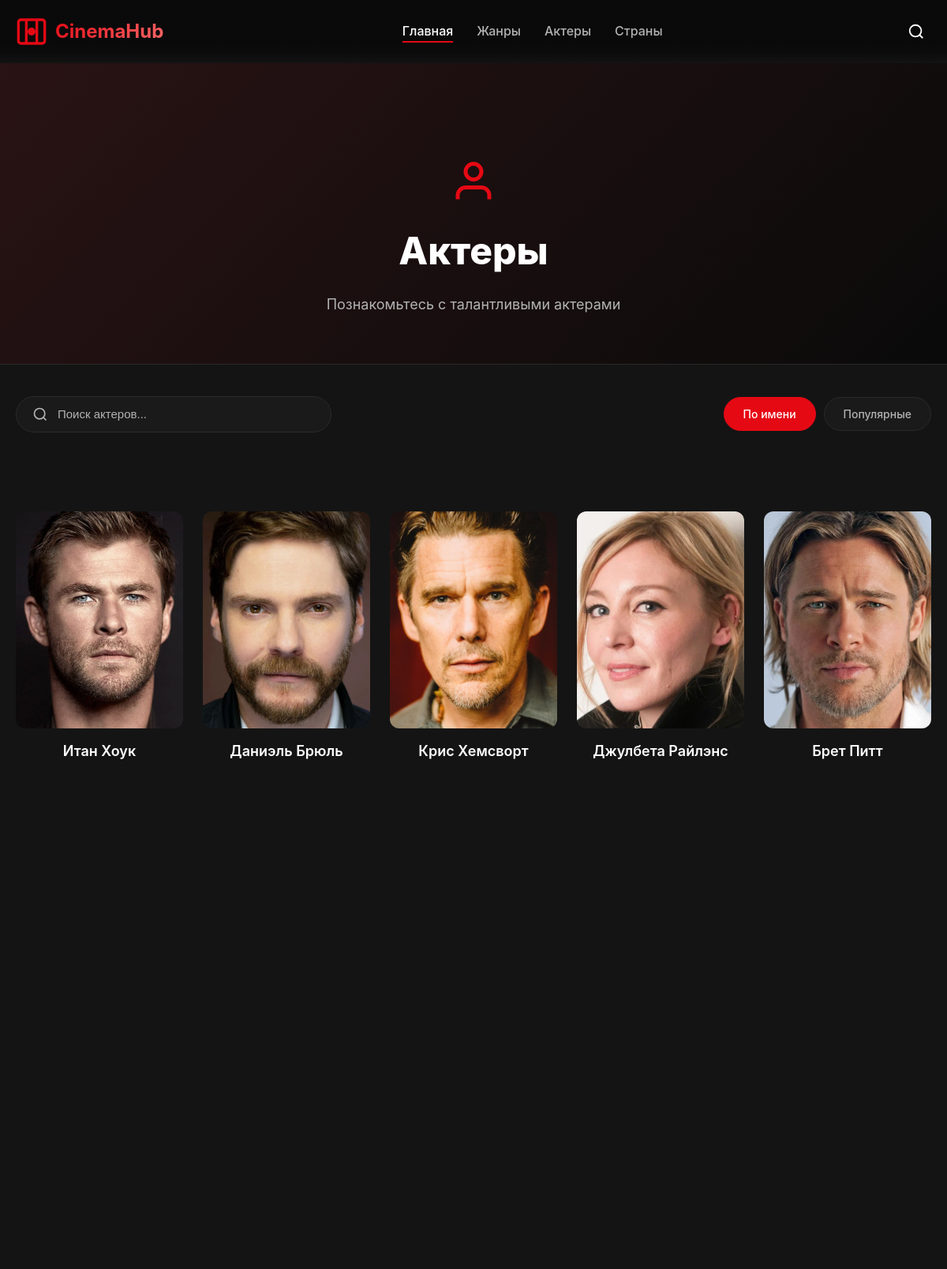
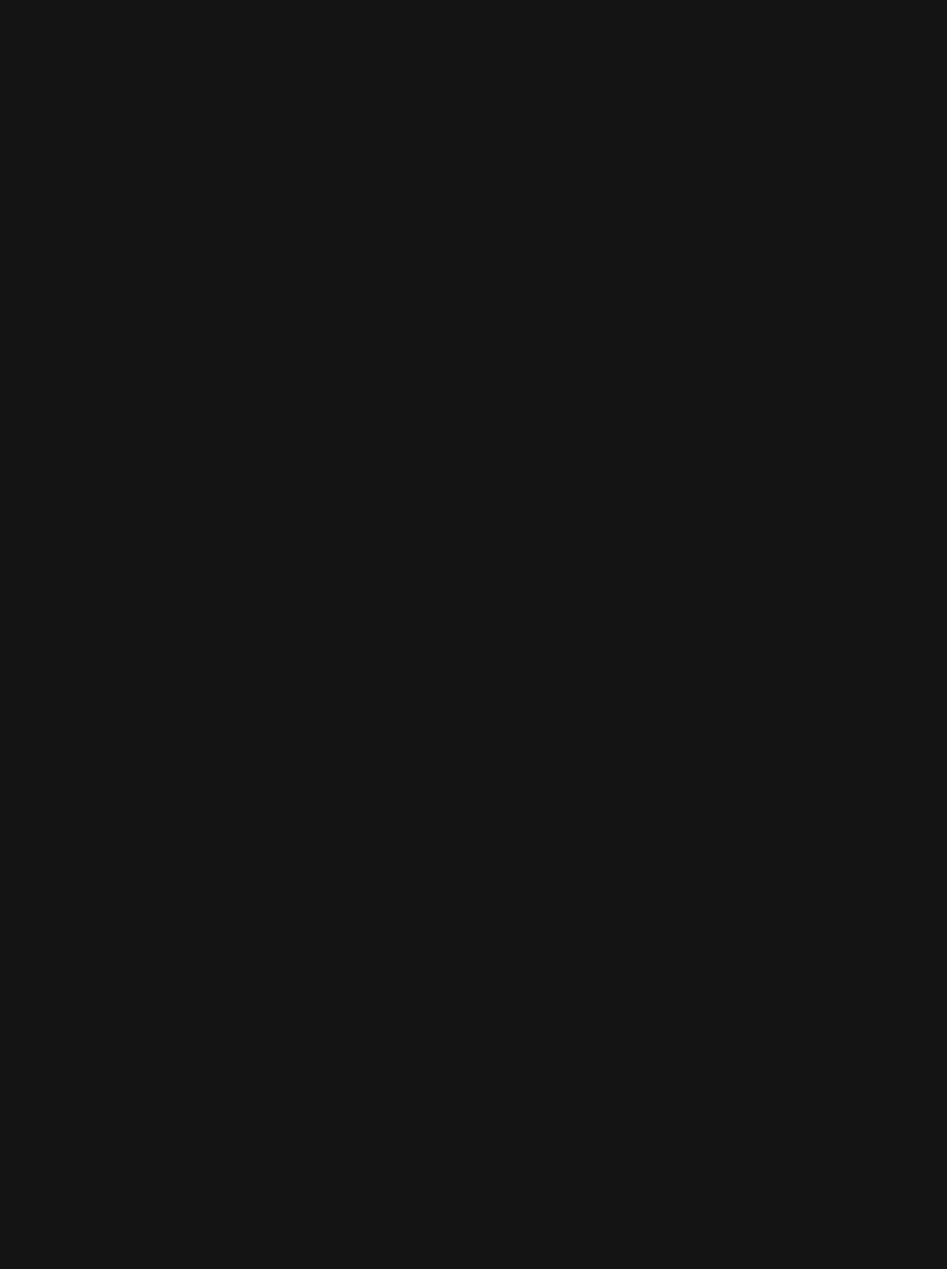
The page /actors/ (upper part) on the database its author committed (2 pictures, top to bottom).
### movie/models.py (models this page shows, shortened)
class Actors(models.Model):
    full_name = models.CharField(max_length=250,)
    slug = models.SlugField(unique=True,blank=True)
    biography = models.TextField()
    image = models.ImageField(upload_to='actors/')

### movie/views.py (the view)
# urls.py: path('actors/',actors,name='actors'),
def actors(request):
    actors = Actors.objects.all()
    return render(request, 'actors.html', {'actors': actors} )

### templates/actors.html (shortened to what this page needs)
{% extends 'base.html' %}
{% load static %}
{% block content %}
    <link rel="stylesheet" href="{% static 'css/home.css' %}">
    <link rel="stylesheet" href="{% static 'css/actors.css' %}">
    <main class="main-content">
        <section class="page-header">
            <div class="container">
                <div class="page-header-content">
                    <div class="page-icon">
                        <svg width="60" height="60" viewBox="0 0 24 24" fill="none" stroke="currentColor" stroke-width="2">
                            <path d="M20 21v-2a4 4 0 0 0-4-4H8a4 4 0 0 0-4 4v2"></path>
                            <circle cx="12" cy="7" r="4"></circle>
                        </svg>
                    </div>
                    <h1 class="page-title">Актеры</h1>
                    <p class="page-subtitle">Познакомьтесь с талантливыми актерами</p>
                </div>
            </div>
        </section>
        <section class="actors-controls">
            <div class="container">
                <div class="controls-wrapper">
                    <div class="search-actors">
                        <svg width="20" height="20" viewBox="0 0 24 24" fill="none" stroke="currentColor" stroke-width="2">
                            <circle cx="11" cy="11" r="8"></circle>
                            <path d="m21 21-4.35-4.35"></path>
                        </svg>
                        <input type="text" id="actorSearch" placeholder="Поиск актеров..." class="actor-search-input">
                    </div>
                    <div class="sort-options">
                        <button class="sort-btn active" data-sort="name">По имени</button>
                        <button class="sort-btn" data-sort="popular">Популярные</button>
                    </div>
                </div>
            </div>
        </section>
        <section class="actors-section">
            <div class="container">
                <div class="actors-grid" id="actorsGrid">
                    {% for actor in actors %}
                    <div class="actor-card" data-name="{{ actor.full_name|lower }}">
                        <a href="/actor/{{ actor.slug }}/" class="actor-link">
                            <div class="actor-image-wrapper">
                                {% if actor.image %}
                                <img src="{{ actor.image.url }}" alt="{{ actor.full_name }}" class="actor-image" loading="lazy">
                                {% else %}
                                <img src="{% static 'images/no-actor.jpg' %}" alt="{{ actor.full_name }}" class="actor-image" loading="lazy">
                                {% endif %}
                            </div>
                            <div class="actor-info">
                                <h3 class="actor-name">{{ actor.full_name }}</h3>
                            </div>
                        </a>
                    </div>
                    {% endfor %}
                </div>
            </div>
        </section>
    </main>
{% endblock %}

### static/css/home.css (style rules this page uses)
* { margin: 0; padding: 0; box-sizing: border-box; }
:root { --primary-color: #e50914; --secondary-color: #f5f5f1; --dark-bg: #141414; --darker-bg: #0a0a0a; --card-bg: #1a1a1a; --text-primary: #ffffff; --text-secondary: #b3b3b3; --hover-color: #b20710; --border-color: #2a2a2a; }
body { font-family: -apple-system, BlinkMacSystemFont, 'Segoe UI', Roboto, 'Helvetica Neue', Arial, sans-serif; background-color: var(--dark-bg); color: var(--text-primary); line-height: 1.6; overflow-x: hidden; }
.container { max-width: 1400px; margin: 0 auto; padding: 0 20px; }
a { text-decoration: none; color: inherit; transition: all 0.3s ease; }
button { border: none; cursor: pointer; font-family: inherit; transition: all 0.3s ease; }
img { max-width: 100%; display: block; }
.main-content { padding-top: 80px; }

### static/css/actors.css (style rules this page uses)
.page-header { padding: 120px 0 60px; background: linear-gradient(135deg, rgba(229, 9, 20, 0.1) 0%, rgba(10,10,10,1) 100%); border-bottom: 1px solid var(--border-color); }
.page-header-content { text-align: center; }
.page-icon { display: inline-flex; margin-bottom: 20px; color: var(--primary-color); animation: fadeInDown 0.6s ease; }
.page-title { font-size: 48px; font-weight: 800; margin-bottom: 15px; color: var(--text-primary); animation: fadeInUp 0.6s ease 0.1s backwards; }
.page-subtitle { font-size: 18px; color: var(--text-secondary); animation: fadeInUp 0.6s ease 0.2s backwards; }
.actors-controls { padding: 40px 0; background: var(--dark-bg); }
.controls-wrapper { display: flex; justify-content: space-between; align-items: center; gap: 20px; flex-wrap: wrap; }
.search-actors { flex: 1; max-width: 400px; position: relative; display: flex; align-items: center; background: var(--card-bg); border: 1px solid var(--border-color); border-radius: 25px; padding: 12px 20px; transition: all 0.3s ease; }
.search-actors svg { color: var(--text-secondary); margin-right: 12px; }
.actor-search-input { flex: 1; background: transparent; border: none; color: var(--text-primary); font-size: 15px; outline: none; }
.actor-search-input::placeholder { color: var(--text-secondary); }
.sort-options { display: flex; gap: 10px; }
.sort-btn { padding: 12px 24px; background: var(--card-bg); border: 1px solid var(--border-color); border-radius: 25px; color: var(--text-secondary); font-weight: 500; font-size: 14px; cursor: pointer; transition: all 0.3s ease; }
.sort-btn:hover, .sort-btn.active { background: var(--primary-color); border-color: var(--primary-color); color: white; }
.actors-section { padding: 60px 0 80px; background: var(--dark-bg); min-height: 600px; }
.actors-grid { display: grid; grid-template-columns: repeat(auto-fill, minmax(220px, 1fr)); gap: 30px; }
.actor-card { opacity: 1; transform: translateY(0); transition: all 0.3s ease; }
.actor-link { display: block; text-decoration: none; }
.actor-image-wrapper { position: relative; padding-top: 130%; overflow: hidden; border-radius: 12px; background: var(--card-bg); transition: all 0.3s ease; }
.actor-image { position: absolute; top: 0; left: 0; width: 100%; height: 100%; object-fit: cover; transition: transform 0.5s ease; }
.actor-info { padding: 15px 0; }
.actor-name { font-size: 18px; font-weight: 600; color: var(--text-primary); text-align: center; transition: color 0.3s ease; }
@media (max-width: 1200px) { .actors-grid { grid-template-columns: repeat(auto-fill, minmax(180px, 1fr)); gap: 25px; } }

### rows shown on the page
Actors: image (picture), full_name "Итан Хоук"
Actors: image (picture), full_name "Даниэль Брюль"
Actors: image (picture), full_name "Крис Хемсворт"
Actors: image (picture), full_name "Джулбета Райлэнс"
Actors: image (picture), full_name "Брет Питт"
